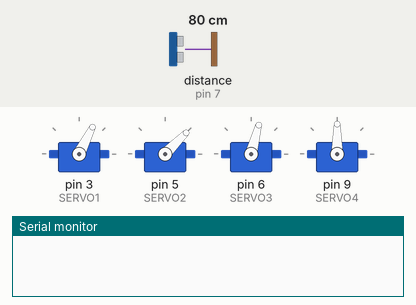
A sketch run on a simulated Arduino Uno, built with avr-gcc and run on an emulated ATmega328P. Parts: 4 × servo, the last lines printed to the serial monitor. The test bench sets the inputs (shaded band); at power-on: distance to the obstacle (sensor on pin 7) 80 cm. The echo pulse lasts 58.3 µs per cm.

Above: at 3.2 s.
3.3 s: distance to the obstacle (sensor on pin 7) set to 4 cm
At 6.35 s:
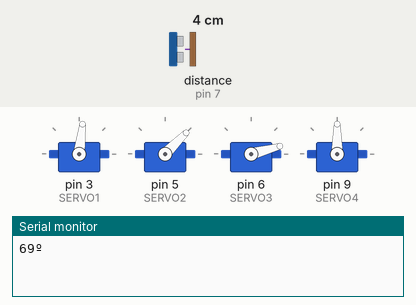
At 9.86 s:
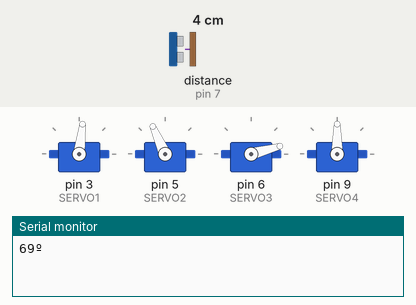
Timing chart, 0 to 23.2 s (numbered marks = the images above; inputs shaded):
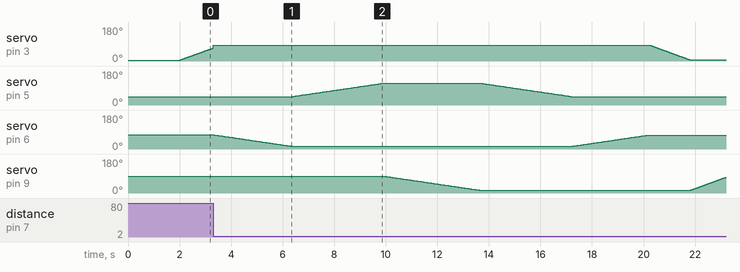

The sketch:

Bra_o.ino
```cpp
//Braço Robótico com sensor de presença
//Código por Alexandre de Oliveira Júnior 1816144 e Fábio Augusto Amaral 798800
//Projeto Integrador 2019/1

//INCLUSÃO DAS BIBLIOTECAS
#include <Servo.h>
#include <Ultrasonic.h>

//DECLARÇÃO DAS PORTAS DO MICROCONTROLADOR
#define SERVO1 3  //Servo base
#define SERVO2 5  //Servo direito
#define SERVO3 6  //Servo esquerdo
#define SERVO4 9 //Servo garra
Ultrasonic ultrassom(8,7); //trig(8 )= emissor; echo(7) = receptor
//VARIÁVEIS GLOBAIS
Servo s1, s2, s3, s4;
int pos1, pos2, pos3, pos4, ajuste;
long distancia;

//INICIALIZAÇÃO
void setup(){
  Serial.begin(9600);         //Inicialização do microcontrolador,
  s1.attach(SERVO1);          //Inicialização do servo 01
  s1.write(5);                //Posicionamento incial do servo 01
  s2.attach(SERVO2);          //Inicialização do servo 02
  s2.write(45);               //Posicionamento incial do servo 02
  s3.attach(SERVO3);          //Inicialização do servo 03
  s3.write(75);               //Posicionamento incial do servo 03
  s4.attach(SERVO4);          //Inicialização do servo 03
  s4.write(90);               //Posicionamento incial do servo 03
  delay(2000);
}

//FUNÇÃOAJUSTE01
void ajuste1(){
  for(ajuste = 0; ajuste < 20; ajuste++){
    s1.write(pos1);
    pos1++;
  }
}

//FUNÇÃOAJUSTE02
void ajuste2(){
  for(ajuste = 0; ajuste < 15; ajuste++){
    s1.write(pos1);
    pos1++;
  }
}

//FUNÇÃOAJUSTE03
void ajuste3(){
  for(ajuste = 0; ajuste < 12; ajuste++){
    s1.write(pos1);
    pos1++;
  }
}


//FUNÇÃOAJUSTE04
void ajuste4(){
  for(ajuste = 0; ajuste < 10; ajuste++){
    s1.write(pos1);
    pos1++;
  }
}

//FUNÇÃO ESCOLHE AJUSTE
void ea(){
  if(pos1 < 15){
    ajuste1();
  }
  else if(pos1 >= 15 && pos1 < 35){
    ajuste2();
  }
  else if(pos1 >= 35 && pos1 < 40){
    ajuste3();
  }
  else if(pos1 >= 40 && pos1 < 130){
    ajuste2();
  }
  else if(pos1 >= 130){
    ajuste4();
  }
}

//FUNÇÃO MOVER
void mov(){
  Serial.print(pos1);
  Serial.println("º");
  ea();
  for(pos3 = 75; pos3 >= 15; pos3--){
    s3.write(pos3);
    delay(50);
  }
    for(pos2 = 45; pos2 < 115; pos2++){
    s2.write(pos2);
    delay(50);
  }
    for(pos4 = 90; pos4 >= 15; pos4--){
    s4.write(pos4);
    delay(50);
  }
    for(pos2 = 115; pos2 >= 45; pos2--){
    s2.write(pos2);
    delay(50);
  }
    for(pos3 = 15; pos3 < 75; pos3++){
    s3.write(pos3);
    delay(50);
  }
    while(pos1 > 5){
    s1.write(pos1);
    delay(20);
    pos1--;
  }
    for(pos4 = 15; pos4 < 90; pos4++){
    s4.write(pos4);
    delay(20);
  }
}

//PROGRAMA PRINCIPAL
void loop(){
  for(pos1 = 5; pos1 < 175; pos1++){
    s1.write(pos1);
    distancia = ultrassom.Ranging(CM);
    if(distancia < 20 && distancia > 3){
      mov();
      delay(1000);
      break;
    }
    delay(15);
  }
    while(pos1 > 5){
    s1.write(pos1);
    delay(20);
    pos1--;
  }
}
```

Measured:
- after the input at 3.3 s, servo on pin 5 (SERVO2): rises from 45° to 115° in 7.3 s, then falls to 45° in 3.5 s
- by itself, servo on pin 3 (SERVO1): rises from 68° to 84° in 16.9 s, then falls to 6° in 1.6 s
